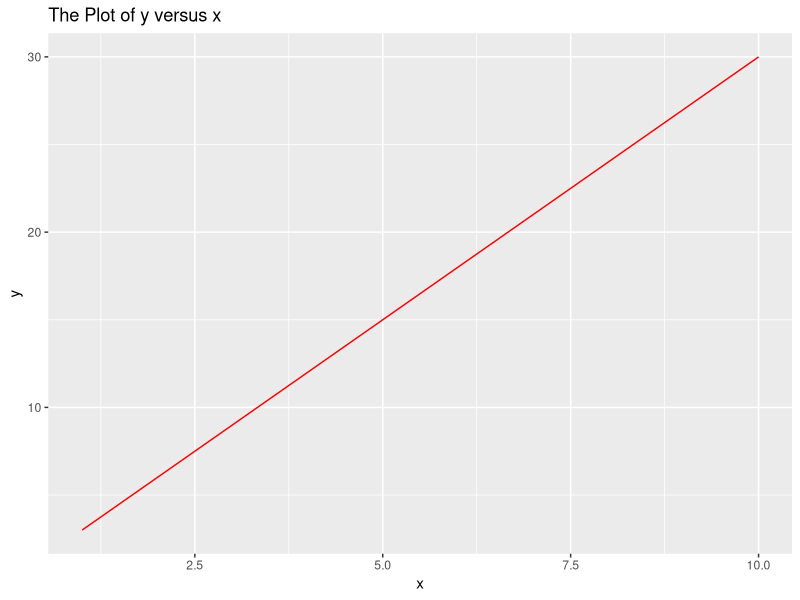
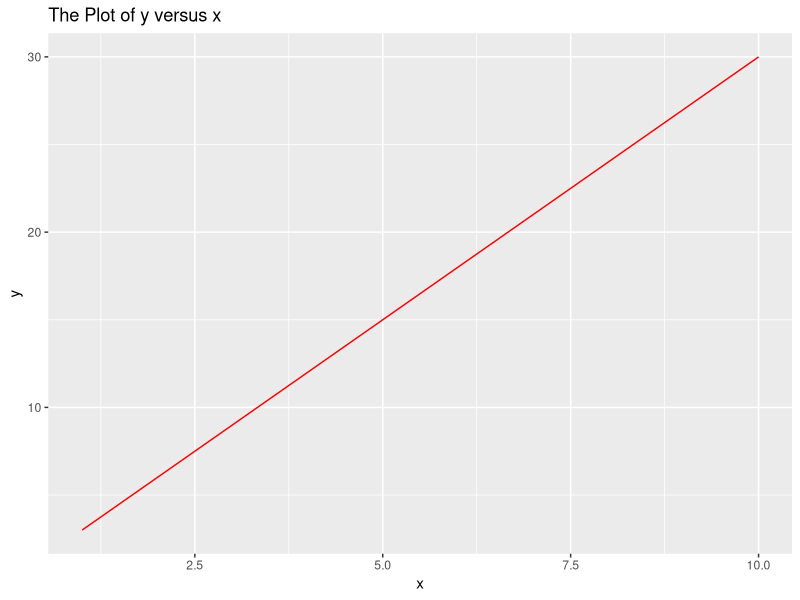

The R script that drew these images, in order:
library(ggplot2)

data <- data.frame(x=1:10, y=(1:10)*3)

ggplot(data, aes(x = x, y = y))+
  geom_line(color='red')+
  ggtitle("The Plot of y versus x")
  theme_bw()

ggsave("example.png", width = 7, height = 5)